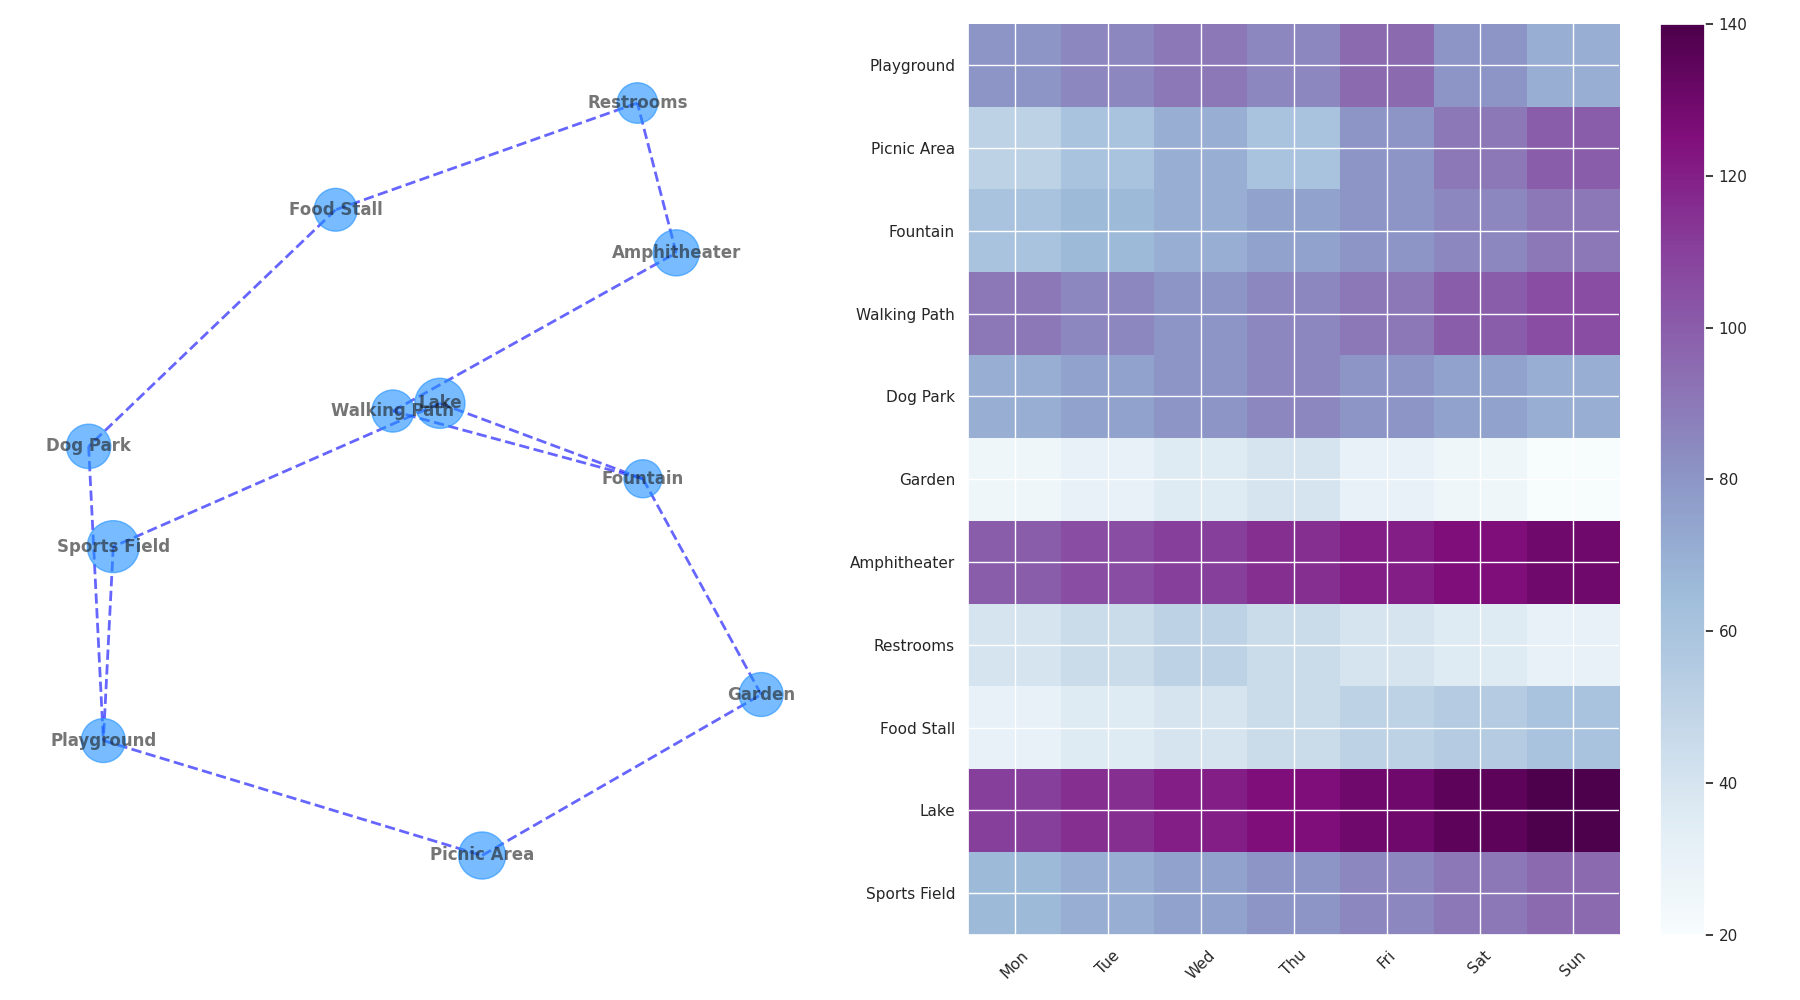

The Python source for this figure:
import matplotlib.pyplot as plt
import networkx as nx
import numpy as np

features = [
    "Playground", "Picnic Area", "Fountain", "Walking Path", 
    "Dog Park", "Garden", "Amphitheater", "Restrooms", "Food Stall",
    "Lake", "Sports Field"
]

connections = [
    ("Playground", "Picnic Area"),
    ("Picnic Area", "Garden"),
    ("Garden", "Fountain"),
    ("Fountain", "Walking Path"),
    ("Walking Path", "Amphitheater"),
    ("Amphitheater", "Restrooms"),
    ("Restrooms", "Food Stall"),
    ("Food Stall", "Dog Park"),
    ("Dog Park", "Playground"),
    ("Fountain", "Lake"),
    ("Lake", "Sports Field"),
    ("Sports Field", "Playground")
]

G = nx.DiGraph()
G.add_nodes_from(features)
G.add_edges_from(connections)

pos = nx.spring_layout(G, seed=42)
node_color = '#1e90ff'  # Using a single color for all nodes
node_sizes = [1000, 1150, 750, 920, 1020, 1000, 1100, 850, 950, 1300, 1400]

visitor_interactions = np.array([
    [80, 85, 90, 85, 95, 80, 70],
    [50, 60, 70, 60, 80, 90, 100],
    [60, 65, 70, 75, 80, 85, 90],
    [90, 85, 80, 85, 90, 100, 105],
    [70, 75, 80, 85, 80, 75, 70],
    [25, 30, 35, 40, 30, 25, 20],
    [100, 105, 110, 115, 120, 125, 130],
    [40, 45, 50, 45, 40, 35, 30],
    [30, 35, 40, 45, 50, 55, 60],
    [110, 115, 120, 125, 130, 135, 140],
    [65, 70, 75, 80, 85, 90, 95]
])

fig, axes = plt.subplots(1, 2, figsize=(18, 10))

nx.draw(G, pos, with_labels=True, node_color=node_color, node_size=node_sizes,
        edge_color='blue', width=2, alpha=0.6, ax=axes[0], arrows=False,
        style='dashed', font_weight='bold', font_size=12)

axes[0].grid(True, linestyle=':', linewidth=0.5, color='orange')

axes[1].imshow(visitor_interactions, cmap='BuPu', aspect='auto')

fig.colorbar(axes[1].images[0], ax=axes[1], orientation='vertical')
axes[1].set_xticks([i for i in range(len(visitor_interactions[0]))])
axes[1].set_xticklabels(['Mon', 'Tue', 'Wed', 'Thu', 'Fri', 'Sat', 'Sun'], rotation=45)
axes[1].set_yticks(range(len(features)))
axes[1].set_yticklabels(features)

plt.tight_layout()
for ax in axes:
    ax.spines['top'].set_visible(False)
    ax.spines['right'].set_visible(False)

plt.show()
